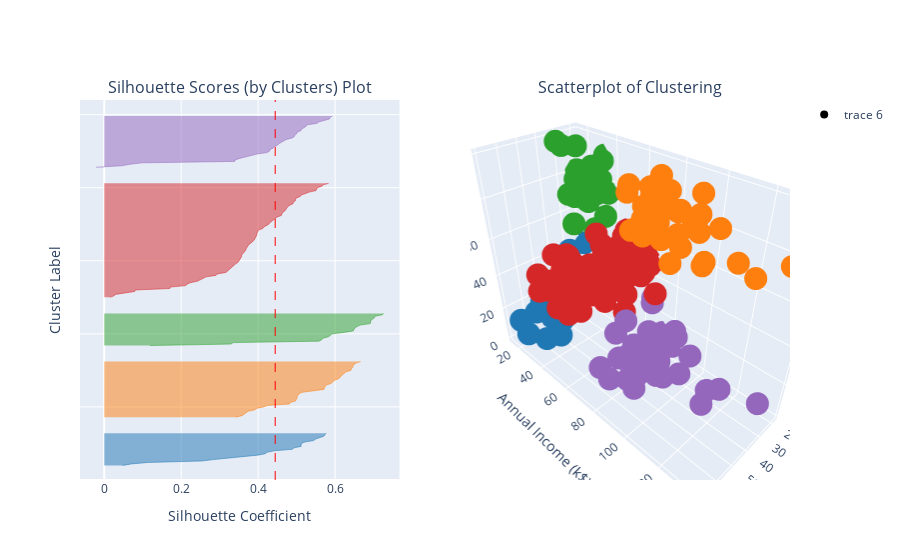

The cell this chart's notebook holds for it:
### Markdown cell above
##### 5 Clusters

### Code cell
figs[5-2]

### Figure 1 — Plotly figure (JSON) as saved in the notebook; plotly's stock layout.template omitted (floating-point values rounded to 4 significant figures; data arrays with more than 128 entries replaced by an {"elided": "..."} marker saying what was removed)
{"data": [{"fill": "tozerox", "line": {"color": "rgb(31.0, 119.0, 180.0)", "width": 0.5}, "mode": "lines", "showlegend": false, "type": "scatter", "x": [0.04782, 0.07116, 0.1133, 0.2541, 0.2845, 0.329, 0.376, 0.3992, 0.4185, 0.4231, 0.4424, 0.4886, 0.4936, 0.5116, 0.5118, 0.5121, 0.5217, 0.5442, 0.5493, 0.5634, 0.5709, 0.5736, 0.5769], "xaxis": "x", "y": [10, 11, 12, 13, 14, 15, 16, 17, 18, 19, 20, 21, 22, 23, 24, 25, 26, 27, 28, 29, 30, 31, 32], "yaxis": "y"}, {"fill": "tozerox", "line": {"color": "rgb(255.0, 127.0, 14.0)", "width": 0.5}, "mode": "lines", "showlegend": false, "type": "scatter", "x": [0.3412, 0.3583, 0.3634, 0.3701, 0.3741, 0.3918, 0.3955, 0.4139, 0.4246, 0.4813, 0.4826, 0.4969, 0.5001, 0.5008, 0.5013, 0.5034, 0.5062, 0.5144, 0.5478, 0.5713, 0.5717, 0.575, 0.5768, 0.5896, 0.5948, 0.5973, 0.6059, 0.6127, 0.6149, 0.621, 0.6242, 0.6285, 0.6409, 0.6419, 0.6456, 0.6462, 0.6515, 0.6539, 0.6667], "xaxis": "x", "y": [43, 44, 45, 46, 47, 48, 49, 50, 51, 52, 53, 54, 55, 56, 57, 58, 59, 60, 61, 62, 63, 64, 65, 66, 67, 68, 69, 70, 71, 72, 73, 74, 75, 76, 77, 78, 79, 80, 81], "yaxis": "y"}, {"fill": "tozerox", "line": {"color": "rgb(44.0, 160.0, 44.0)", "width": 0.5}, "mode": "lines", "showlegend": false, "type": "scatter", "x": [0.1188, 0.3295, 0.3352, 0.558, 0.5655, 0.5682, 0.583, 0.5874, 0.5922, 0.6236, 0.6472, 0.6491, 0.6515, 0.6574, 0.6648, 0.6914, 0.692, 0.693, 0.6968, 0.7024, 0.7032, 0.7228, 0.7259], "xaxis": "x", "y": [92, 93, 94, 95, 96, 97, 98, 99, 100, 101, 102, 103, 104, 105, 106, 107, 108, 109, 110, 111, 112, 113, 114], "yaxis": "y"}, {"fill": "tozerox", "line": {"color": "rgb(214.0, 39.0, 40.0)", "width": 0.5}, "mode": "lines", "showlegend": false, "type": "scatter", "x": [0.01459, 0.02533, 0.0294, 0.05631, 0.07951, 0.07992, 0.1705, 0.1715, 0.2121, 0.2148, 0.2239, 0.242, 0.2486, 0.2559, 0.2651, 0.2903, 0.2941, 0.3163, 0.3208, 0.3253, 0.3269, 0.3318, 0.3372, 0.342, 0.3481, 0.3502, 0.3533, 0.3566, 0.3572, 0.3573, 0.3612, 0.3659, 0.3676, 0.3682, 0.3705, 0.3738, 0.3757, 0.3806, 0.3855, 0.3894, 0.3913, 0.3943, 0.3953, 0.3966, 0.3971, 0.3998, 0.3998, 0.412, 0.4144, 0.4211, 0.4276, 0.4302, 0.4351, 0.4401, 0.446, 0.45, 0.4603, 0.4615, 0.4635, 0.4692, 0.4717, 0.4723, 0.4768, 0.4824, 0.4907, 0.4915, 0.4966, 0.4973, 0.4996, 0.5093, 0.5118, 0.5234, 0.5329, 0.5504, 0.5527, 0.5536, 0.5658, 0.5697, 0.5833], "xaxis": "x", "y": [125, 126, 127, 128, 129, 130, 131, 132, 133, 134, 135, 136, 137, 138, 139, 140, 141, 142, 143, 144, 145, 146, 147, 148, 149, 150, 151, 152, 153, 154, 155, 156, 157, 158, 159, 160, 161, 162, 163, 164, 165, 166, 167, 168, 169, 170, 171, 172, 173, 174, 175, 176, 177, 178, 179, 180, 181, 182, 183, 184, 185, 186, 187, 188, 189, 190, 191, 192, 193, 194, 195, 196, 197, 198, 199, 200, 201, 202, 203], "yaxis": "y"}, {"fill": "tozerox", "line": {"color": "rgb(148.0, 103.0, 189.0)", "width": 0.5}, "mode": "lines", "showlegend": false, "type": "scatter", "x": [-0.02153, 0.04528, 0.06732, 0.09785, 0.3395, 0.3401, 0.3517, 0.3656, 0.3827, 0.3966, 0.4228, 0.4296, 0.4301, 0.4386, 0.4413, 0.45, 0.4535, 0.4607, 0.4659, 0.4732, 0.4883, 0.4943, 0.4955, 0.5005, 0.5015, 0.5108, 0.5128, 0.5192, 0.5249, 0.5269, 0.5526, 0.5575, 0.5714, 0.5855, 0.5859, 0.5928], "xaxis": "x", "y": [214, 215, 216, 217, 218, 219, 220, 221, 222, 223, 224, 225, 226, 227, 228, 229, 230, 231, 232, 233, 234, 235, 236, 237, 238, 239, 240, 241, 242, 243, 244, 245, 246, 247, 248, 249], "yaxis": "y"}, {"fill": "tozeroy", "line": {"color": "red", "dash": "dash", "width": 1}, "mode": "lines", "showlegend": false, "type": "scatter", "x": {"elided": "500 float values"}, "xaxis": "x", "y": {"elided": "500 int values"}, "yaxis": "y"}, {"marker": {"color": {"elided": "200x3 int values"}}, "mode": "markers", "scene": "scene", "type": "scatter3d", "x": {"elided": "200 int values"}, "y": {"elided": "200 int values"}, "z": {"elided": "200 int values"}}], "layout": {"annotations": [{"font": {"size": 16}, "showarrow": false, "text": "Silhouette Scores (by Clusters) Plot", "x": 0.225, "xanchor": "center", "xref": "paper", "y": 1, "yanchor": "bottom", "yref": "paper"}, {"font": {"size": 16}, "showarrow": false, "text": "Scatterplot of Clustering", "x": 0.775, "xanchor": "center", "xref": "paper", "y": 1, "yanchor": "bottom", "yref": "paper"}], "autosize": true, "scene": {"aspectmode": "auto", "aspectratio": {"x": 0.6093, "y": 1.429, "z": 1.148}, "domain": {"x": [0.55, 1], "y": [0, 1]}, "xaxis": {"title": {"text": "Age"}, "type": "linear"}, "yaxis": {"title": {"text": "Annual Income (k$)"}, "type": "linear"}, "zaxis": {"title": {"text": "Spending Score (1-100)"}, "type": "linear"}}, "xaxis": {"anchor": "y", "autorange": true, "domain": [0, 0.45], "range": [-0.06305, 0.7674], "title": {"text": "Silhouette Coefficient"}, "type": "linear"}, "yaxis": {"anchor": "x", "domain": [0, 1], "range": [0, 260], "showticklabels": false, "title": {"text": "Cluster Label"}, "type": "linear"}}}
